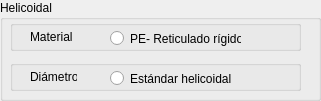
      <widget class="QGroupBox" name="gbhelicoidal">
       <property name="geometry">
        <rect>
         <x>30</x>
         <y>420</y>
         <width>321</width>
         <height>101</height>
        </rect>
       </property>
       <property name="title">
        <string>Helicoidal</string>
       </property>
       <widget class="QGroupBox" name="gbmaterialh">
        <property name="geometry">
         <rect>
          <x>10</x>
          <y>20</y>
          <width>291</width>
          <height>31</height>
         </rect>
        </property>
        <property name="title">
         <string/>
        </property>
        <widget class="QLabel" name="lbmaterial_4">
         <property name="geometry">
          <rect>
           <x>20</x>
           <y>10</y>
           <width>47</width>
           <height>13</height>
          </rect>
         </property>
         <property name="text">
          <string>Material</string>
         </property>
        </widget>
        <widget class="QRadioButton" name="rbpe100_3">
         <property name="geometry">
          <rect>
           <x>100</x>
           <y>10</y>
           <width>131</width>
           <height>17</height>
          </rect>
         </property>
         <property name="text">
          <string>PE- Reticulado rígido</string>
         </property>
         <property name="autoExclusive">
          <bool>true</bool>
         </property>
        </widget>
       </widget>
       <widget class="QGroupBox" name="gbdiametroh">
        <property name="geometry">
         <rect>
          <x>10</x>
          <y>60</y>
          <width>291</width>
          <height>31</height>
         </rect>
        </property>
        <property name="title">
         <string/>
        </property>
        <widget class="QLabel" name="lbdiametro_3">
         <property name="geometry">
          <rect>
           <x>20</x>
           <y>10</y>
           <width>47</width>
           <height>13</height>
          </rect>
         </property>
         <property name="text">
          <string>Diámetro</string>
         </property>
        </widget>
        <widget class="QRadioButton" name="rb32mm_3">
         <property name="geometry">
          <rect>
           <x>100</x>
           <y>10</y>
           <width>121</width>
           <height>17</height>
          </rect>
         </property>
         <property name="text">
          <string>Estándar helicoidal</string>
         </property>
         <property name="autoExclusive">
          <bool>true</bool>
         </property>
        </widget>
       </widget>
      </widget>
